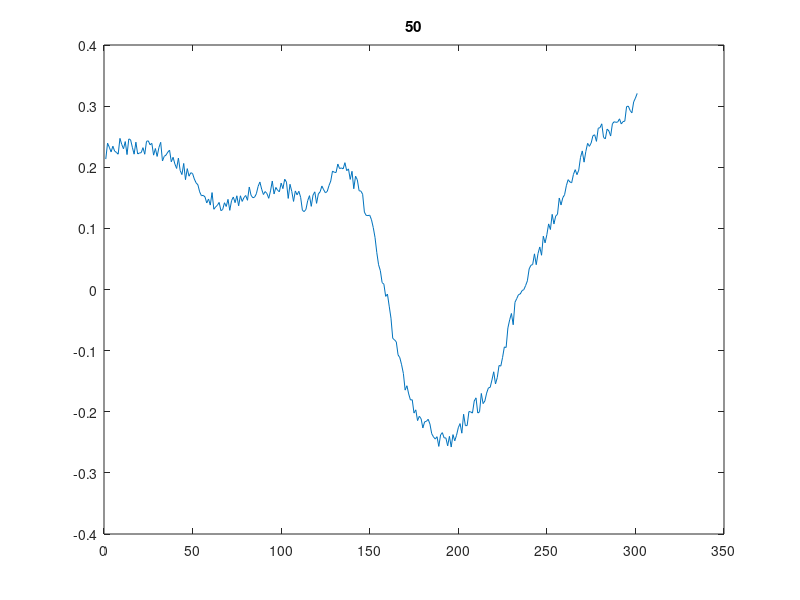

Here is the MATLAB script that generated this plot: (Note: this script raises an error after producing the figure.)
clear
clc
close all

load('velocity_array.mat') %load velocity data
load('stimulus_array.mat') %load stimulus data

for i=1:size(stimulus_array,1)
    test_array=velocity_array(i,:);
    plot(test_array) % where ever you see a peak, stimulus was delivered at that instant
    title(num2str(i)) % adding the title, so we know which iteration it is
    waitforbuttonpress % for convinience. this will execute loop only when we press a button
    close all % deleting the plot, so that we do not have so many figures 
end

%% determining when the stimulus was delivered

locs_array=[];  % define an empty array
for i=1:size(stimulus_array,1)
    test_array=stimulus_array(i,:);
    [pks,locs] = findpeaks(test_array);
    locs_array(i,:)=locs;
end

%% find the velocity at stimulus onset
velocity_at_stim_onset_array=[];  % define an empty array
for i=1:size(velocity_array,1)
    test_array=velocity_array(i,:);
    velocity_at_stim_onset_array(i,:)=test_array(locs_array(i));
end

%% plot histogram of velocity at stim onset
histogram(velocity_at_stim_onset_array)